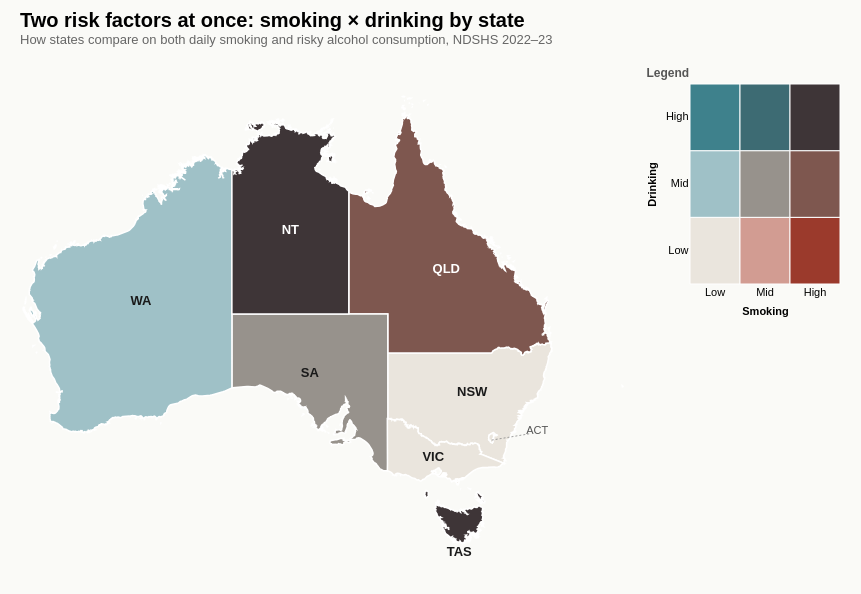

The specification (Vega-Lite) saved for this image:
### Vega-Lite specification from a JSON file in a GitHub repository (floating-point values rounded to 4 significant figures; data arrays with more than 128 entries replaced by an {"elided": "..."} marker saying what was removed)
{"$schema": "https://vega.github.io/schema/vega-lite/v5.json", "title": {"text": "Two risk factors at once: smoking × drinking by state", "subtitle": "How states compare on both daily smoking and risky alcohol consumption, NDSHS 2022–23", "anchor": "start", "fontSize": 20, "subtitleFontSize": 13, "subtitleColor": "#666", "offset": 20}, "config": {"view": {"stroke": null}, "font": "sans-serif"}, "background": "#FAFAF7", "padding": {"left": 20, "right": 20, "top": 10, "bottom": 30}, "hconcat": [{"width": 600, "height": 480, "projection": {"type": "identity", "reflectY": true}, "layer": [{"data": {"values": {"type": "FeatureCollection", "features": [{"type": "Feature", "id": 0, "properties": {"STATE_CODE": "NSW", "STATE_NAME": "New South Wales"}, "geometry": {"type": "MultiPolygon", "coordinates": {"elided": "9 rows, 1778 float values in total"}}}, {"type": "Feature", "id": 1, "properties": {"STATE_CODE": "VIC", "STATE_NAME": "Victoria"}, "geometry": {"type": "MultiPolygon", "coordinates": {"elided": "22 rows, 1194 float values in total"}}}, {"type": "Feature", "id": 2, "properties": {"STATE_CODE": "QLD", "STATE_NAME": "Queensland"}, "geometry": {"type": "MultiPolygon", "coordinates": {"elided": "234 rows, 3880 float values in total"}}}, {"type": "Feature", "id": 3, "properties": {"STATE_CODE": "SA", "STATE_NAME": "South Australia"}, "geometry": {"type": "MultiPolygon", "coordinates": {"elided": "35 rows, 1312 float values in total"}}}, {"type": "Feature", "id": 4, "properties": {"STATE_CODE": "WA", "STATE_NAME": "Western Australia"}, "geometry": {"type": "MultiPolygon", "coordinates": {"elided": "333 rows, 5922 float values in total"}}}, {"type": "Feature", "id": 5, "properties": {"STATE_CODE": "TAS", "STATE_NAME": "Tasmania"}, "geometry": {"type": "MultiPolygon", "coordinates": {"elided": "61 rows, 2234 float values in total"}}}, {"type": "Feature", "id": 6, "properties": {"STATE_CODE": "NT", "STATE_NAME": "Northern Territory"}, "geometry": {"type": "MultiPolygon", "coordinates": {"elided": "115 rows, 3294 float values in total"}}}, {"type": "Feature", "id": 7, "properties": {"STATE_CODE": "ACT", "STATE_NAME": "Australian Capital Territory"}, "geometry": {"type": "Polygon", "coordinates": [[[149.4, -35.32], [149.4, -35.35], [149.2, -35.35], [149.1, -35.41], [149.1, -35.55], [149.1, -35.59], [149.1, -35.58], [149.1, -35.59], [149.1, -35.68], [149.1, -35.7], [149.1, -35.82], [149.1, -35.85], [149.1, -35.87], [149.0, -35.92], [149.0, -35.9], [148.9, -35.85], [148.9, -35.75], [148.9, -35.72], [148.9, -35.72], [148.9, -35.76], [148.8, -35.72], [148.8, -35.7], [148.8, -35.53], [148.8, -35.5], [148.8, -35.31], [149.1, -35.12], [149.2, -35.21], [149.2, -35.23], [149.2, -35.22], [149.2, -35.22], [149.3, -35.26], [149.3, -35.27], [149.4, -35.32]], [[149.2, -35.3], [149.1, -35.3], [149.1, -35.3], [149.2, -35.3]]]}}]}, "format": {"property": "features"}}, "transform": [{"lookup": "properties.STATE_CODE", "from": {"data": {"values": [{"state": "NSW", "smoke": 7.5, "drink": 31.2, "smoke_class": 0, "drink_class": 0, "bivariate_code": "s0d0", "bivariate_label": "Low smoking, Low drinking", "color": "#EAE5DD", "state_code": "NSW"}, {"state": "Vic", "smoke": 7.6, "drink": 26.4, "smoke_class": 0, "drink_class": 0, "bivariate_code": "s0d0", "bivariate_label": "Low smoking, Low drinking", "color": "#EAE5DD", "state_code": "VIC"}, {"state": "Qld", "smoke": 10.5, "drink": 33.1, "smoke_class": 2, "drink_class": 1, "bivariate_code": "s2d1", "bivariate_label": "High smoking, Mid drinking", "color": "#7E574F", "state_code": "QLD"}, {"state": "WA", "smoke": 7.7, "drink": 33.2, "smoke_class": 0, "drink_class": 1, "bivariate_code": "s0d1", "bivariate_label": "Low smoking, Mid drinking", "color": "#9FC1C7", "state_code": "WA"}, {"state": "SA", "smoke": 9.0, "drink": 32.2, "smoke_class": 1, "drink_class": 1, "bivariate_code": "s1d1", "bivariate_label": "Mid smoking, Mid drinking", "color": "#97928C", "state_code": "SA"}, {"state": "Tas", "smoke": 11.3, "drink": 34.0, "smoke_class": 2, "drink_class": 2, "bivariate_code": "s2d2", "bivariate_label": "High smoking, High drinking", "color": "#3E3537", "state_code": "TAS"}, {"state": "ACT", "smoke": 4.8, "drink": 26.8, "smoke_class": 0, "drink_class": 0, "bivariate_code": "s0d0", "bivariate_label": "Low smoking, Low drinking", "color": "#EAE5DD", "state_code": "ACT"}, {"state": "NT", "smoke": 13.1, "drink": 40.4, "smoke_class": 2, "drink_class": 2, "bivariate_code": "s2d2", "bivariate_label": "High smoking, High drinking", "color": "#3E3537", "state_code": "NT"}]}, "key": "state_code", "fields": ["state", "smoke", "drink", "color", "bivariate_label"]}}], "mark": {"type": "geoshape", "stroke": "white", "strokeWidth": 1.5}, "encoding": {"color": {"field": "color", "type": "nominal", "scale": null, "legend": null}}}, {"data": {"values": [{"lon": 122.0, "lat": -25.0, "label": "WA", "textColor": "#1A1A1A"}, {"lon": 133.5, "lat": -19.5, "label": "NT", "textColor": "white"}, {"lon": 135.0, "lat": -30.5, "label": "SA", "textColor": "#1A1A1A"}, {"lon": 145.5, "lat": -22.5, "label": "QLD", "textColor": "white"}, {"lon": 147.5, "lat": -32.0, "label": "NSW", "textColor": "#1A1A1A"}, {"lon": 144.5, "lat": -37.0, "label": "VIC", "textColor": "#1A1A1A"}, {"lon": 146.5, "lat": -44.3, "label": "TAS", "textColor": "#1A1A1A"}]}, "mark": {"type": "text", "fontSize": 13, "fontWeight": 600}, "encoding": {"longitude": {"field": "lon", "type": "quantitative"}, "latitude": {"field": "lat", "type": "quantitative"}, "text": {"field": "label"}, "color": {"field": "textColor", "type": "nominal", "scale": null, "legend": null}}}, {"data": {"values": [{"x1": 149.0, "y1": -35.7, "x2": 152.0, "y2": -35.2}]}, "mark": {"type": "rule", "stroke": "#888", "strokeWidth": 0.8, "strokeDash": [2, 2]}, "encoding": {"longitude": {"field": "x1", "type": "quantitative"}, "latitude": {"field": "y1", "type": "quantitative"}, "longitude2": {"field": "x2"}, "latitude2": {"field": "y2"}}}, {"data": {"values": [{"lon": 152.5, "lat": -35.0, "label": "ACT"}]}, "mark": {"type": "text", "fontSize": 11, "fontWeight": 500, "color": "#555"}, "encoding": {"longitude": {"field": "lon", "type": "quantitative"}, "latitude": {"field": "lat", "type": "quantitative"}, "text": {"field": "label"}}}]}, {"width": 150, "height": 200, "data": {"values": [{"sc": 0, "dc": 0, "color": "#EAE5DD"}, {"sc": 0, "dc": 1, "color": "#9FC1C7"}, {"sc": 0, "dc": 2, "color": "#3E818C"}, {"sc": 1, "dc": 0, "color": "#D29C92"}, {"sc": 1, "dc": 1, "color": "#97928C"}, {"sc": 1, "dc": 2, "color": "#3D6B73"}, {"sc": 2, "dc": 0, "color": "#9B3A2C"}, {"sc": 2, "dc": 1, "color": "#7E574F"}, {"sc": 2, "dc": 2, "color": "#3E3537"}]}, "title": {"text": "Legend", "fontSize": 12, "anchor": "start", "color": "#555"}, "mark": {"type": "rect", "stroke": "white", "strokeWidth": 1}, "encoding": {"x": {"field": "sc", "type": "ordinal", "title": "Smoking", "axis": {"labelExpr": "datum.value == 0 ? 'Low' : datum.value == 1 ? 'Mid' : 'High'", "labelFontSize": 11, "labelAngle": 0, "titleFontSize": 11, "titlePadding": 8, "domain": false, "ticks": false, "orient": "bottom"}}, "y": {"field": "dc", "type": "ordinal", "sort": "descending", "title": "Drinking", "axis": {"labelExpr": "datum.value == 0 ? 'Low' : datum.value == 1 ? 'Mid' : 'High'", "labelFontSize": 11, "titleFontSize": 11, "titlePadding": 8, "domain": false, "ticks": false}}, "color": {"field": "color", "type": "nominal", "scale": null, "legend": null}}}]}
